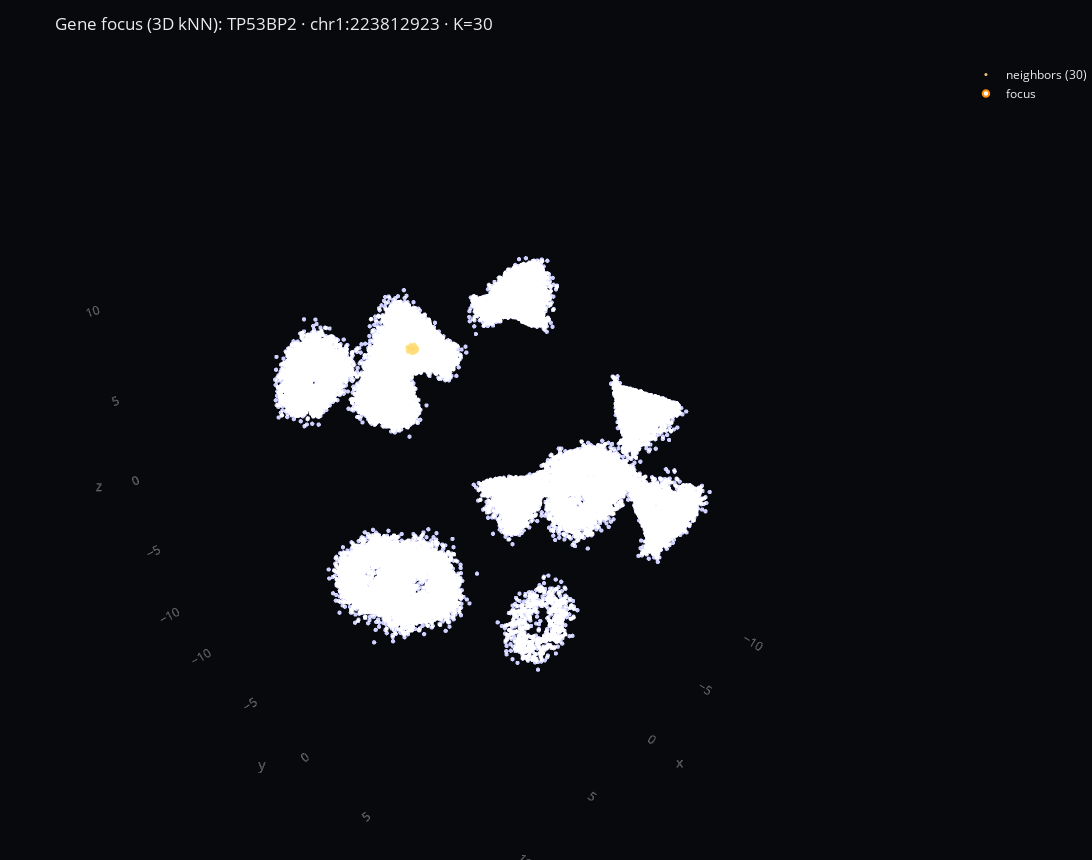

The cell this chart's notebook holds for it:
### Code cell
# === Gene Focus • one-shot (always displays + saves) ==========================
# Set these, run once:
TARGET_GENE = "TP53"     # substring, case-insensitive. "" → auto-pick a gene.
CHR_FILTER  = "(all)"    # "(all)" or specific, e.g. "chr1", "chrX"
MODE        = "3D kNN"   # "3D kNN"  or  "Along chromosome"
K           = 30         # number of neighbors
BP_WINDOW   = 300_000    # (bp) used only for "Along chromosome"

import numpy as np, pandas as pd
from pathlib import Path
import cntlab as cl

cl.nb.init(); P = cl.P

# ---- load a nodes table (v1s_plus -> v1s_wide -> v1h) -----------------------
def latest_nodes_any():
    for tag in ["v1s_plus","v1s_wide","v1h"]:
        H = cl.manifest.find_artifacts(kind="table", tags_all=["genome3d","atlas",tag])
        if not H: 
            continue
        # prefer parquet that looks like nodes
        cand = None
        for h in reversed(H):
            nm = Path(h["path"]).name.lower()
            if nm.endswith(".parquet") and "edge" not in nm:
                cand = h["path"]; break
        cand = cand or H[-1]["path"]
        try:
            df = pd.read_parquet(cand)
        except Exception:
            continue
        df["__source_tag__"] = tag
        return df, tag
    raise AssertionError("No genome3d atlas nodes found (v1s_plus / v1s_wide / v1h).")

nodes_raw, N_TAG = latest_nodes_any()
nodes = nodes_raw.copy()

# normalize minimal schema
if "kind" not in nodes: nodes["kind"] = "gene"
nodes["kind"] = nodes["kind"].astype(str).str.lower()
nodes = nodes[nodes["kind"]=="gene"].copy()
for c in ["gene","type"]:
    if c not in nodes: nodes[c] = ""
for c in ["x","y","z","pos","chr"]:
    if c not in nodes.columns:
        raise AssertionError(f"Required column '{c}' missing in nodes ({N_TAG}).")

nodes["pos"] = pd.to_numeric(nodes["pos"], errors="coerce").fillna(0).astype(int)
nodes["x"]   = pd.to_numeric(nodes["x"], errors="coerce")
nodes["y"]   = pd.to_numeric(nodes["y"], errors="coerce")
nodes["z"]   = pd.to_numeric(nodes["z"], errors="coerce")
nodes = nodes.dropna(subset=["x","y","z"]).copy()

# ---- background cloud (for context) -----------------------------------------
MAX_BASE = 120_000
base = nodes if len(nodes)<=MAX_BASE else nodes.sample(MAX_BASE, random_state=1337)

# ---- fast indices for genomic neighbors -------------------------------------
pos_index = {ch: g.sort_values("pos")[["pos","x","y","z","gene","type"]].reset_index()
             for ch,g in nodes.groupby("chr", sort=False)}

# neighbor utilities
def neighbors_3d_kNN(target_row, K, chr_scope=None):
    pool = nodes if (chr_scope in [None,"(all)"]) else nodes[nodes["chr"]==chr_scope]
    if len(pool)==0: return pool.index[:0]
    X = pool[["x","y","z"]].to_numpy()
    t = target_row[["x","y","z"]].to_numpy().reshape(1,3)
    d2 = np.sum((X - t)**2, axis=1)
    order = np.argsort(d2)
    # drop self if present
    if pool.index[order[0]] == target_row.name:
        order = order[1:K+1]
    else:
        order = order[:K]
    return pool.index[order]

def neighbors_along_chr(target_row, K, bp_radius):
    ch = target_row["chr"]
    if ch not in pos_index: return nodes.index[:0]
    table = pos_index[ch]
    pos = int(target_row["pos"])
    d = np.abs(table["pos"].to_numpy() - pos)
    order = np.argsort(d)
    idxs = []
    for idx in order:
        global_idx = int(table.loc[idx,"index"])
        if global_idx == target_row.name: continue
        if bp_radius is not None and d[idx] > bp_radius: break
        idxs.append(global_idx)
        if len(idxs) >= K: break
    return pd.Index(idxs)

def pick_gene(query, chr_scope=None):
    q = (query or "").strip().lower()
    df = nodes if (chr_scope in [None,"(all)"]) else nodes[nodes["chr"]==chr_scope]
    if q:
        m = df[df["gene"].astype(str).str.lower().str.contains(q, na=False)]
        if len(m): return m.iloc[0]
    # fallback: median by radius if present, else first
    if "r_global" in df.columns:
        return df.loc[df["r_global"].sort_values().index[len(df)//2]]
    return df.iloc[0]

# pick the target & neighbors
chr_scope = None if CHR_FILTER=="(all)" else CHR_FILTER
target = pick_gene(TARGET_GENE, chr_scope)
if MODE == "3D kNN":
    neigh_idx = neighbors_3d_kNN(target, K=K, chr_scope=chr_scope)
    title = f"Gene focus (3D kNN): {target['gene']} · {target['chr']}:{int(target['pos'])} · K={K}"
else:
    neigh_idx = neighbors_along_chr(target, K=K, bp_radius=BP_WINDOW)
    title = f"Gene focus (Along chr): {target['gene']} · {target['chr']}:{int(target['pos'])} · K={K} · ±{BP_WINDOW:,} bp"

# ---- render (always display + save) ------------------------------------------
import plotly.graph_objects as go
from IPython.display import display

fig = go.Figure()
# background
fig.add_trace(go.Scatter3d(
    x=base["x"], y=base["y"], z=base["z"], mode="markers",
    marker=dict(size=1.5, color="rgba(200,200,255,0.10)"),
    name="background", hoverinfo="skip", showlegend=False
))
# neighbors
neigh = nodes.loc[neigh_idx]
fig.add_trace(go.Scatter3d(
    x=neigh["x"], y=neigh["y"], z=neigh["z"], mode="markers",
    marker=dict(size=3.0, color="rgba(255,210,120,0.95)"),
    name=f"neighbors ({len(neigh)})",
    customdata=np.stack([neigh.get("gene",""), neigh["chr"], neigh["pos"], neigh.get("type","")], axis=1),
    hovertemplate="gene: %{customdata[0]}<br>chr: %{customdata[1]}  pos: %{customdata[2]}<br>type: %{customdata[3]}"
))
# focus
fig.add_trace(go.Scatter3d(
    x=[target["x"]], y=[target["y"]], z=[target["z"]],
    mode="markers",
    marker=dict(size=6.5, color="rgba(255,255,255,1.0)", line=dict(width=2, color="rgba(255,140,0,1)")),
    name="focus"
))
# connections
if len(neigh):
    xs = np.empty(3*len(neigh)); ys = np.empty(3*len(neigh)); zs = np.empty(3*len(neigh))
    xs[::3], ys[::3], zs[::3] = target["x"], target["y"], target["z"]
    xs[1::3], ys[1::3], zs[1::3] = neigh["x"].to_numpy(), neigh["y"].to_numpy(), neigh["z"].to_numpy()
    xs[2::3], ys[2::3], zs[2::3] = np.nan, np.nan, np.nan
    fig.add_trace(go.Scatter3d(
        x=xs, y=ys, z=zs, mode="lines",
        line=dict(width=2, color="rgba(255,180,80,0.85)"),
        name="connections", hoverinfo="skip", showlegend=False
    ))

# layout polish
bg = "#07090d"
ax = dict(showgrid=False, showline=False, zeroline=False, ticks="", showbackground=False,
          color="rgba(255,255,255,0.25)")
fig.update_layout(
    title=title,
    scene=dict(bgcolor=bg, xaxis=ax, yaxis=ax, zaxis=ax, aspectmode="data"),
    paper_bgcolor=bg, font=dict(color="rgba(255,255,255,0.92)"),
    height=860, width=1240, margin=dict(l=0,r=0,t=60,b=0)
)

display(fig)  # <-- inline view you can see immediately

# save HTML to artifacts as well
html = fig.to_html(include_plotlyjs="cdn", full_html=True)
html_path = cl.io.save_bytes(html.encode("utf-8"),
                             module="genome3d", dataset="atlas", desc="interactive_gene_focus_simple",
                             tags=["genome3d","atlas",N_TAG,"interactive","gene_focus","simple"], ext="html")
print("Saved HTML →", html_path)

### Figure 1 — Plotly figure (JSON) as saved in the notebook; plotly's stock layout.template omitted (floating-point values rounded to 4 significant figures; data arrays with more than 128 entries replaced by an {"elided": "..."} marker saying what was removed)
{"data": [{"hoverinfo": "skip", "marker": {"color": "rgba(200,200,255,0.10)", "size": 1.5}, "mode": "markers", "name": "background", "showlegend": false, "type": "scatter3d", "x": {"elided": "42764 float values"}, "y": {"elided": "42764 float values"}, "z": {"elided": "42764 float values"}}, {"customdata": [["RHOU", "chr1", 228741071, "protein_coding"], ["ENSG00000303568", "chr1", 232949367, "lncRNA"], ["TSNAX", "chr1", 231547532, "protein_coding"], ["ENSG00000299121", "chr1", 210311699, "lncRNA"], ["ENSG00000294234", "chr1", 231884761, "lncRNA"], ["RN7SKP126", "chr1", 192875835, "misc_RNA"], ["ENSG00000286263", "chr1", 234871877, "lncRNA"], ["ENSG00000270104", "chr1", 228384565, "lncRNA"], ["RNU6-487P", "chr1", 203319047, "snRNA"], ["RN7SKP165", "chr1", 226446114, "misc_RNA"], ["LINC01347", "chr1", 243092504, "transcribed_unprocessed_pseudogene"], ["CHRM3-AS2", "chr1", 239736755, "lncRNA"], ["ENSG00000229016", "chr1", 218301617, "processed_pseudogene"], ["ENSG00000289602", "chr1", 225654123, "lncRNA"], ["RSL24D1P4", "chr1", 242772861, "processed_pseudogene"], ["LINC01744", "chr1", 232739275, "lncRNA"], ["ENSG00000294496", "chr1", 235063004, "lncRNA"], ["ENSG00000300035", "chr1", 205684813, "lncRNA"], ["ENSG00000296455", "chr1", 220978449, "lncRNA"], ["RAB4A", "chr1", 229288478, "protein_coding"], ["ENSG00000286285", "chr1", 193470920, "lncRNA"], ["FABP7P1", "chr1", 243624861, "processed_pseudogene"], ["RNU7-13P", "chr1", 184821458, "snRNA"], ["ENSG00000231272", "chr1", 234268085, "lncRNA"], ["TGIF2P1", "chr1", 244395318, "processed_pseudogene"], ["RRP15", "chr1", 218311636, "protein_coding"], ["LINC02779", "chr1", 220474020, "lncRNA"], ["RNA5S15", "chr1", 228641627, "rRNA"], ["UBA5P1", "chr1", 227264991, "processed_pseudogene"], ["ENSG00000270994", "chr1", 183709772, "processed_pseudogene"]], "hovertemplate": "gene: %{customdata[0]}<br>chr: %{customdata[1]}  pos: %{customdata[2]}<br>type: %{customdata[3]}", "marker": {"color": "rgba(255,210,120,0.95)", "size": 3}, "mode": "markers", "name": "neighbors (30)", "type": "scatter3d", "x": [3.432, 3.372, 3.362, 3.406, 3.324, 3.409, 3.341, 3.329, 3.489, 3.434, 3.398, 3.35, 3.537, 3.48, 3.41, 3.244, 3.506, 3.422, 3.218, 3.426, 3.53, 3.516, 3.37, 3.217, 3.584, 3.472, 3.335, 3.16, 3.631, 3.604], "y": [-2.049, -2.077, -2.079, -2.105, -2.017, -2.033, -1.94, -2.162, -1.978, -1.919, -1.915, -1.914, -2.0, -1.917, -1.894, -1.969, -1.909, -2.228, -2.116, -1.862, -1.955, -1.901, -1.875, -1.933, -2.003, -1.838, -2.281, -2.001, -2.105, -2.02], "z": [8.275, 8.257, 8.259, 8.329, 8.265, 8.374, 8.272, 8.261, 8.355, 8.296, 8.229, 8.244, 8.305, 8.3, 8.235, 8.269, 8.279, 8.326, 8.279, 8.294, 8.384, 8.228, 8.4, 8.271, 8.196, 8.32, 8.267, 8.274, 8.278, 8.411]}, {"marker": {"color": "rgba(255,255,255,1.0)", "line": {"color": "rgba(255,140,0,1)", "width": 2}, "size": 6.5}, "mode": "markers", "name": "focus", "type": "scatter3d", "x": [3.394], "y": [-2.051], "z": [8.288]}, {"hoverinfo": "skip", "line": {"color": "rgba(255,180,80,0.85)", "width": 2}, "mode": "lines", "name": "connections", "showlegend": false, "type": "scatter3d", "x": [3.394, 3.432, NaN, 3.394, 3.372, NaN, 3.394, 3.362, NaN, 3.394, 3.406, NaN, 3.394, 3.324, NaN, 3.394, 3.409, NaN, 3.394, 3.341, NaN, 3.394, 3.329, NaN, 3.394, 3.489, NaN, 3.394, 3.434, NaN, 3.394, 3.398, NaN, 3.394, 3.35, NaN, 3.394, 3.537, NaN, 3.394, 3.48, NaN, 3.394, 3.41, NaN, 3.394, 3.244, NaN, 3.394, 3.506, NaN, 3.394, 3.422, NaN, 3.394, 3.218, NaN, 3.394, 3.426, NaN, 3.394, 3.53, NaN, 3.394, 3.516, NaN, 3.394, 3.37, NaN, 3.394, 3.217, NaN, 3.394, 3.584, NaN, 3.394, 3.472, NaN, 3.394, 3.335, NaN, 3.394, 3.16, NaN, 3.394, 3.631, NaN, 3.394, 3.604, NaN], "y": [-2.051, -2.049, NaN, -2.051, -2.077, NaN, -2.051, -2.079, NaN, -2.051, -2.105, NaN, -2.051, -2.017, NaN, -2.051, -2.033, NaN, -2.051, -1.94, NaN, -2.051, -2.162, NaN, -2.051, -1.978, NaN, -2.051, -1.919, NaN, -2.051, -1.915, NaN, -2.051, -1.914, NaN, -2.051, -2.0, NaN, -2.051, -1.917, NaN, -2.051, -1.894, NaN, -2.051, -1.969, NaN, -2.051, -1.909, NaN, -2.051, -2.228, NaN, -2.051, -2.116, NaN, -2.051, -1.862, NaN, -2.051, -1.955, NaN, -2.051, -1.901, NaN, -2.051, -1.875, NaN, -2.051, -1.933, NaN, -2.051, -2.003, NaN, -2.051, -1.838, NaN, -2.051, -2.281, NaN, -2.051, -2.001, NaN, -2.051, -2.105, NaN, -2.051, -2.02, NaN], "z": [8.288, 8.275, NaN, 8.288, 8.257, NaN, 8.288, 8.259, NaN, 8.288, 8.329, NaN, 8.288, 8.265, NaN, 8.288, 8.374, NaN, 8.288, 8.272, NaN, 8.288, 8.261, NaN, 8.288, 8.355, NaN, 8.288, 8.296, NaN, 8.288, 8.229, NaN, 8.288, 8.244, NaN, 8.288, 8.305, NaN, 8.288, 8.3, NaN, 8.288, 8.235, NaN, 8.288, 8.269, NaN, 8.288, 8.279, NaN, 8.288, 8.326, NaN, 8.288, 8.279, NaN, 8.288, 8.294, NaN, 8.288, 8.384, NaN, 8.288, 8.228, NaN, 8.288, 8.4, NaN, 8.288, 8.271, NaN, 8.288, 8.196, NaN, 8.288, 8.32, NaN, 8.288, 8.267, NaN, 8.288, 8.274, NaN, 8.288, 8.278, NaN, 8.288, 8.411, NaN]}], "layout": {"font": {"color": "rgba(255,255,255,0.92)"}, "height": 860, "margin": {"b": 0, "l": 0, "r": 0, "t": 60}, "paper_bgcolor": "#07090d", "scene": {"aspectmode": "data", "bgcolor": "#07090d", "xaxis": {"color": "rgba(255,255,255,0.25)", "showbackground": false, "showgrid": false, "showline": false, "ticks": "", "zeroline": false}, "yaxis": {"color": "rgba(255,255,255,0.25)", "showbackground": false, "showgrid": false, "showline": false, "ticks": "", "zeroline": false}, "zaxis": {"color": "rgba(255,255,255,0.25)", "showbackground": false, "showgrid": false, "showline": false, "ticks": "", "zeroline": false}}, "title": {"text": "Gene focus (3D kNN): TP53BP2 · chr1:223812923 · K=30"}, "width": 1240}}
